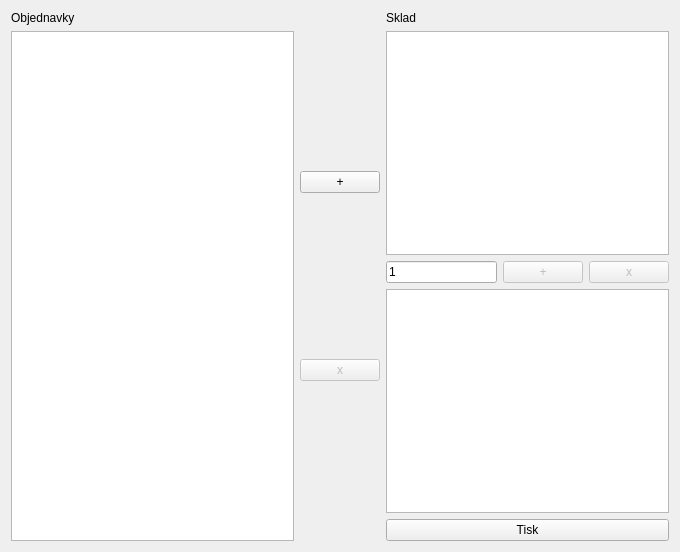
<?xml version="1.0" encoding="UTF-8"?>
<ui version="4.0">
 <class>Form</class>
 <widget class="QWidget" name="Form">
  <property name="geometry">
   <rect>
    <x>0</x>
    <y>0</y>
    <width>680</width>
    <height>552</height>
   </rect>
  </property>
  <property name="windowTitle">
   <string>Form</string>
  </property>
  <layout class="QGridLayout" name="gridLayout">
   <item row="1" column="1">
    <layout class="QVBoxLayout" name="verticalLayout_3">
     <item>
      <widget class="QPushButton" name="orders_add_button">
       <property name="text">
        <string>+</string>
       </property>
      </widget>
     </item>
     <item>
      <widget class="QPushButton" name="orders_delete_button">
       <property name="enabled">
        <bool>false</bool>
       </property>
       <property name="text">
        <string>x</string>
       </property>
      </widget>
     </item>
    </layout>
   </item>
   <item row="1" column="0">
    <layout class="QVBoxLayout" name="verticalLayout_2">
     <item>
      <layout class="QHBoxLayout" name="horizontalLayout">
       <item>
        <widget class="QLabel" name="orders_label">
         <property name="text">
          <string>Objednavky</string>
         </property>
        </widget>
       </item>
      </layout>
     </item>
     <item>
      <widget class="QListWidget" name="orders_list"/>
     </item>
    </layout>
   </item>
   <item row="1" column="2">
    <layout class="QVBoxLayout" name="verticalLayout">
     <item>
      <widget class="QLabel" name="label_2">
       <property name="text">
        <string>Sklad</string>
       </property>
      </widget>
     </item>
     <item>
      <widget class="QListWidget" name="stock_list"/>
     </item>
     <item>
      <layout class="QHBoxLayout" name="horizontalLayout_2">
       <item>
        <widget class="QLineEdit" name="order_item_count">
         <property name="text">
          <string>1</string>
         </property>
        </widget>
       </item>
       <item>
        <widget class="QPushButton" name="order_add_item_button">
         <property name="enabled">
          <bool>false</bool>
         </property>
         <property name="text">
          <string>+</string>
         </property>
        </widget>
       </item>
       <item>
        <widget class="QPushButton" name="order_remove_item_button">
         <property name="enabled">
          <bool>false</bool>
         </property>
         <property name="text">
          <string>x</string>
         </property>
        </widget>
       </item>
      </layout>
     </item>
     <item>
      <widget class="QListWidget" name="order_items_list"/>
     </item>
     <item>
      <widget class="QPushButton" name="order_print_button">
       <property name="text">
        <string>Tisk</string>
       </property>
      </widget>
     </item>
    </layout>
   </item>
  </layout>
 </widget>
 <resources/>
 <connections/>
</ui>
